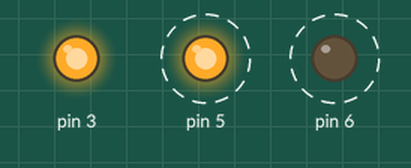
The sketch below on a simulated Arduino Uno, built with avr-gcc and run on an emulated ATmega328P. Parts: output pins drawn as LEDs (lit = HIGH). Dashed ring = blinking.

Above: at 0.05 s.
Timing chart, 0 to 3.0 s (numbered marks = the images above):
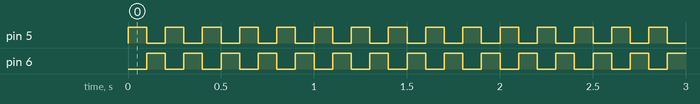

Measured:
- by itself, pin 5, pin 6: alternates HIGH for 0.10 s and LOW for 0.10 s

The sketch:

dc_motor.ino
```cpp
void setup() {
pinMode(3,OUTPUT);
pinMode(5,OUTPUT);
pinMode(6,OUTPUT);
digitalWrite(3,HIGH);
}

void loop() {
digitalWrite(5,HIGH);
digitalWrite(6,LOW);
delay(100);
digitalWrite(6,HIGH);
digitalWrite(5,LOW);
delay(100);
}
```
